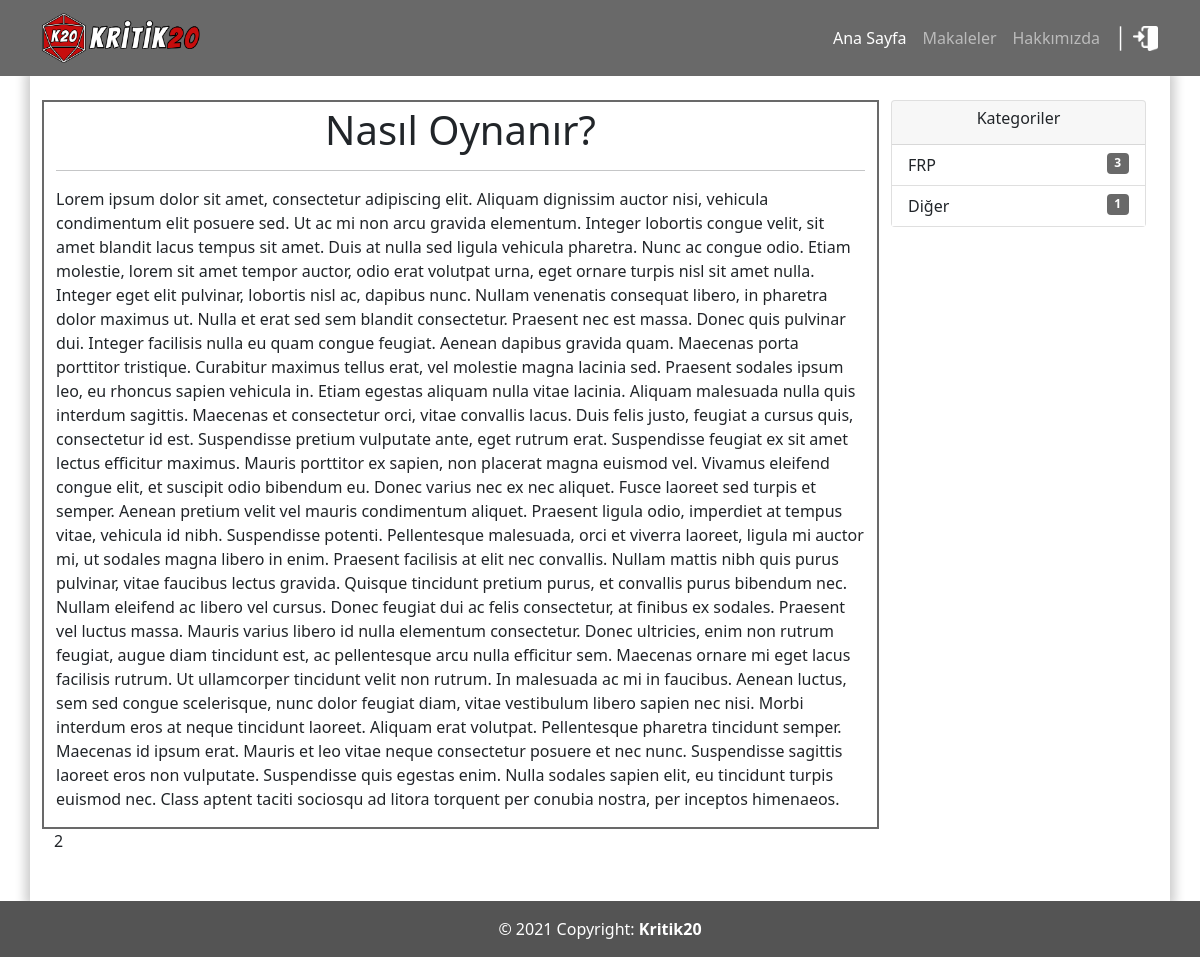
The app's page /aread.php?a_id=3 with its own data.
### tables this page shows
CREATE TABLE `articles` (
  `a_id` int(11) NOT NULL,
  `a_title` varchar(36) NOT NULL,
  `a_content` text NOT NULL,
  `a_cid` int(11) NOT NULL,
  `a_image` varchar(99) NOT NULL,
  `a_author` varchar(36) NOT NULL,
  `a_view` text NOT NULL DEFAULT '0',
  `a_summary` text NOT NULL,
  `a_date` date DEFAULT NULL
);

CREATE TABLE `categories` (
  `c_id` int(11) NOT NULL,
  `c_name` varchar(36) NOT NULL,
  `c_description` text NOT NULL
);

### inc/func.php (called while the page is built, shortened)
<?php
    $article_id = $_GET["a_id"];
    $totalview = mysqli_fetch_row(mysqli_query($conn, "SELECT a_view FROM articles WHERE a_id='$article_id'"));
    $showview = $totalview[0];
  ?>

### aread.php (the view, shortened to what this page needs)
<?php
include "inc/db.php";
$article_id = $_GET["a_id"];
$sql = "SELECT * FROM articles WHERE a_id='$article_id'";
$select_article = mysqli_query($conn, $sql);
$get_article = mysqli_fetch_array($select_article);
include("inc/header.php");
include("inc/func.php");
?>
<body>
    <header id='header'>
        <?php include 'inc/navbar.php' ?>
    </header>
    <div class="container container-border pb-5 ">
        <section id="loginform" class="container">
            <div class="row pt-4">
                <article class="col-9 content-border">
                    <h1 class="text-center pt-1"><?php echo $get_article['a_title']; ?></h1>
                    <hr />
                    <p>
                        <?php echo $get_article['a_content']; ?>
                    </p>
                </article>
                <?php include 'inc/sidebar.php' ?>
            </div>
        <?php echo $showview; ?>
        </section>
    </div>
    <?php include 'inc/footer.php'; ?>
</body>
</html>

### inc/sidebar.php
<aside class="w-25 float-end">
    <div class="card">
        <article class="card-group-item">
            <header class="card-header">
                <h6 class="title text-center">Kategoriler</h6>
            </header>
            <div class="filter-content">
                <div class="list-group list-group-flush">
                    <?php
                    $sql = "SELECT * FROM categories";
                    $select_all_categories = mysqli_query($conn, $sql);
                    while ($row = mysqli_fetch_assoc($select_all_categories)) {
                        $category_id = $row["c_id"];
                        $sql_count = mysqli_query($conn, "SELECT count(*) FROM articles WHERE a_cid='$category_id'");
                        $count = mysqli_fetch_array($sql_count);
                        $result = $count[0];
                        $category_name = $row["c_name"];
                        echo "<a href='./category.php?c_id={$category_id}' class='list-group-item'>{$category_name}<span class='float-end badge badge-light round bg-k20secondary'>{$result}</span> </a>";
                    }
                    ?>
                </div>
            </div>
        </article>
    </div>
</aside>

### css/main.css (style rules this page uses)
.bg-k20secondary { background-color: #696969 !important; }
.container-border { -webkit-box-shadow: 0px 0px 10px 5px rgba(0, 0, 0, 0.2); box-shadow: 0px 0px 10px 5px rgba(0, 0, 0, 0.2); }
p { word-wrap: break-word; }
.content-border { border-style: solid; border-color: #696969; border-width: 2px; }
hr { margin-top: 1rem; margin-bottom: 1rem; border: 0; border-top: 1px solid rgba(0, 0, 0, 0.1); }

### records on screen
articles: a_title "Nasıl Oynanır?", a_content "Lorem ipsum dolor sit amet, consectetur adipiscing elit. Aliquam dignissim auctor nisi, vehicula condimentum elit posuere sed. Ut ac mi non arcu gravida elementum. Integer lobortis congue velit, sit amet blandit lacus tempus sit amet. Duis at nulla sed ligula vehicula pharetra. Nunc ac congue odio. Etiam molestie, lorem sit amet tempor auctor, odio erat volutpat urna, eget ornare turpis nisl sit amet nulla. Integer eget elit pulvinar, lobortis nisl ac, dapibus nunc. Nullam venenatis consequat libero, in pharetra dolor maximus ut. Nulla et erat sed sem blandit consectetur. Praesent nec est massa. Donec quis pulvinar dui. Integer facilisis nulla eu quam congue feugiat. Aenean dapibus gravida…", a_view "2"
categories: c_name "FRP", result "3"
categories: c_name "Diğer", result "1"
